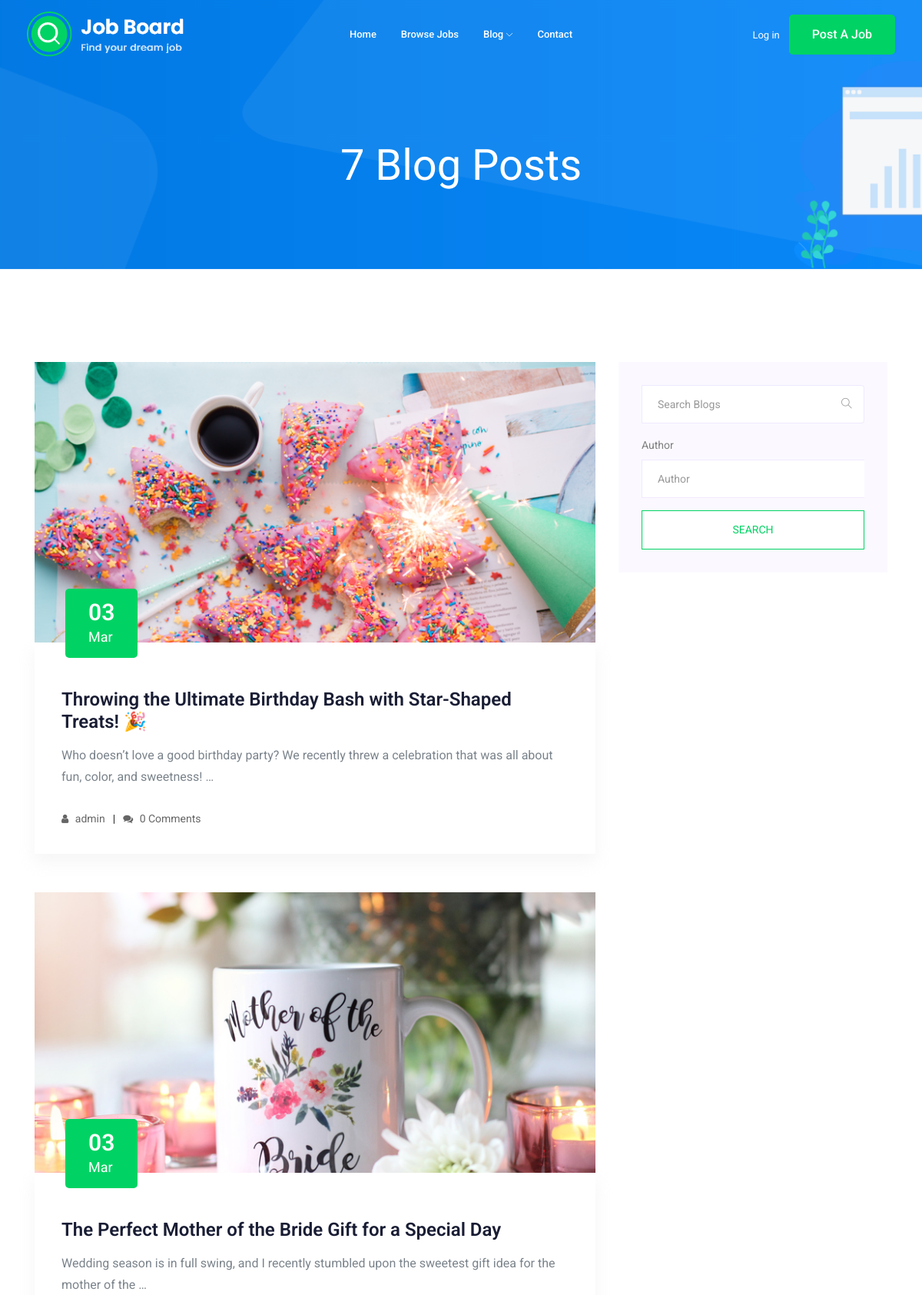
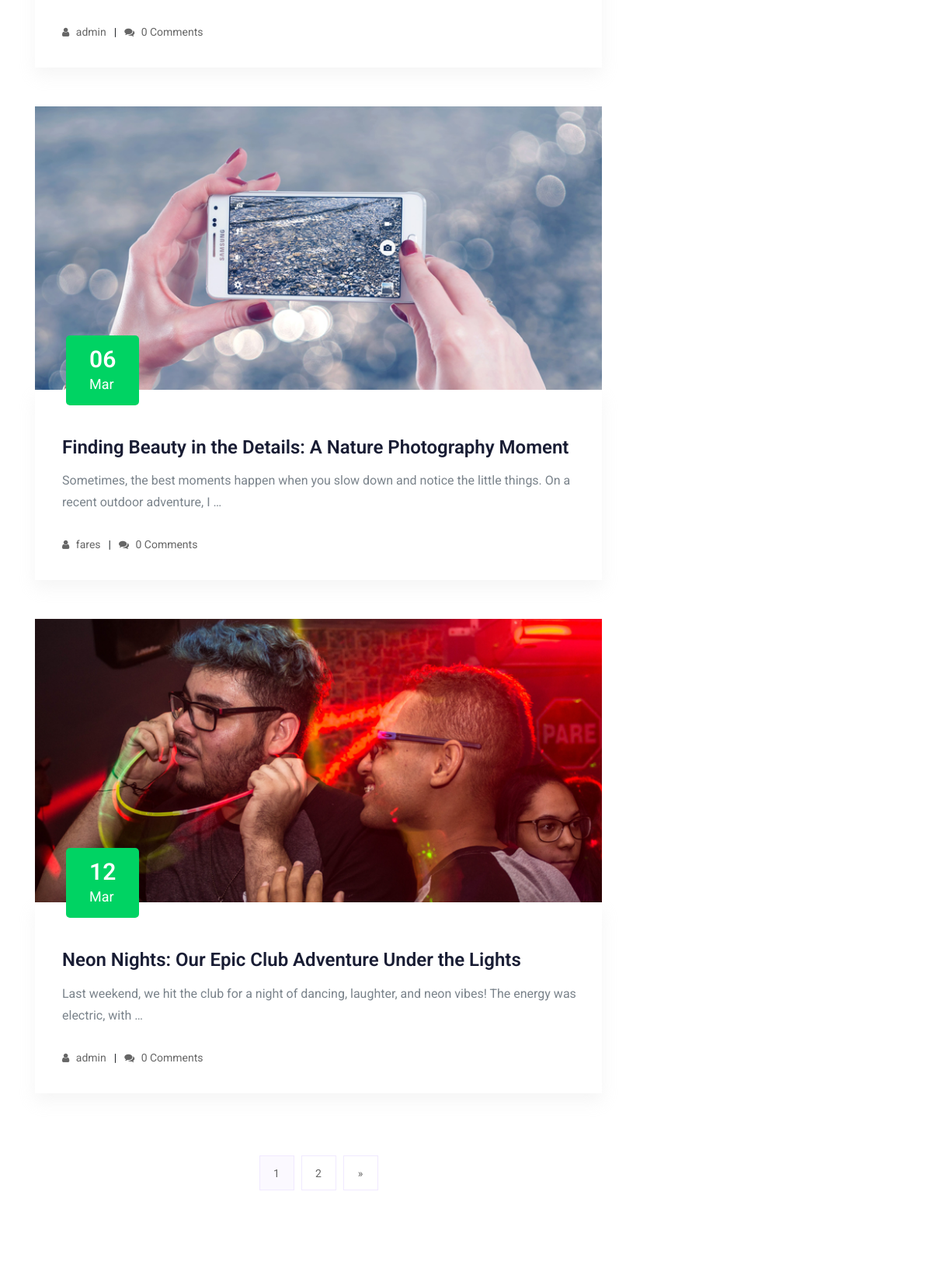
Screenshot of /blog/ (upper part) with the database file from the repository (2 pictures, top to bottom).
### blog/models.py (models this page shows, shortened)
class Blog(models.Model):
    author = models.ForeignKey(User , on_delete=models.CASCADE , related_name='blog_author')
    title = models.CharField(max_length=100)
    body = models.TextField()
    published_at = models.DateTimeField(auto_now_add=True)
    image = models.ImageField(upload_to=image_upload , blank=True , null=True)
    slug = models.SlugField(blank= True , null=True) # slug = title

### blog/views.py (the view)
# urls.py: path('' , views.blog_list , name='blog_list'),
def blog_list(request):
    blogs = Blog.objects.all()
    myfilter = BlogFilter(request.GET , queryset=blogs)
    blogs = myfilter.qs
    paginator = Paginator(blogs , 4)
    page_number = request.GET.get('page')
    page_obj = paginator.get_page(page_number)
    return render(request , 'blog/blog_list.html' , {'blogs':page_obj , 'myfilter':myfilter})

### blog/templates/blog/blog_list.html (shortened to what this page needs)
{% extends 'base.html' %}
{% load bootstrap4 %}
{% block body %}
    <div class="bradcam_area bradcam_bg_1">
        <div class="container">
            <div class="row">
                <div class="col-xl-12">
                    <div class="bradcam_text text-center">
                        <h3>{{ blogs.paginator.count }} Blog Posts</h3>
                    </div>
                </div>
            </div>
        </div>
    </div>
    <section class="blog_area section-padding">
        <div class="container">
            <div class="row">
                <div class="col-lg-8 mb-5 mb-lg-0">
                    <div class="blog_left_sidebar">
                        {% for blog in blogs %}
                        <article class="blog_item">
                            <div class="blog_item_img">
                                {% if blog.image %}
                                <img class="card-img rounded-0" src="{{ blog.image.url }}" alt="{{ blog.title }}">
                                {% endif %}
                                <a href="#" class="blog_item_date">
                                    <h3>{{ blog.published_at|date:"d" }}</h3>
                                    <p>{{ blog.published_at|date:"M" }}</p>
                                </a>
                            </div>
                            <div class="blog_details">
                                <a class="d-inline-block" href="{% url 'blog:blog_detail' blog.slug %}">
                                    <h2>{{ blog.title }}</h2>
                                </a>
                                <p>{{ blog.body|truncatewords:20 }}</p>
                                <ul class="blog-info-link">
                                    <li><a href="#"><i class="fa fa-user"></i> {{ blog.author }}</a></li>
                                    <li><a href="{% url 'blog:blog_detail' blog.slug %}#comments-area"><i class="fa fa-comments"></i> {{ blog.blog_comment.count }} Comments</a></li>
                                </ul>
                            </div>
                        </article>
                        {% empty %}
                        <p class="text-center">No blog posts available.</p>
                        {% endfor %}
                        {% if blogs.has_other_pages %}
                        <nav class="blog-pagination justify-content-center d-flex">
                            <ul class="pagination">
                                {% for i in blogs.paginator.page_range %}
                                <li class="page-item {% if blogs.number == i %}active{% endif %}">
                                    <a class="page-link" href="?page={{ i }}">{{ i }}</a>
                                </li>
                                {% endfor %}
                                {% if blogs.has_next %}
                                <li class="page-item"><a class="page-link" href="?page={{ blogs.next_page_number }}">»</a></li>
                                {% endif %}
                            </ul>
                        </nav>
                        {% endif %}
                    </div>
                </div>
                <div class="col-lg-4">
                    <div class="blog_right_sidebar">
                        <aside class="single_sidebar_widget search_widget">
                            <form method="GET" action="{% url 'blog:blog_list' %}">
                                <div class="form-group">
                                    <div class="input-group mb-3">
                                        <input type="text" class="form-control" name="q" placeholder="Search Blogs"
                                               onfocus="this.placeholder = ''" onblur="this.placeholder = 'Search Blogs'"
                                               value="{{ myfilter.form.q.value|default_if_none:'' }}">
                                        <div class="input-group-append">
                                            <button class="btn" type="submit"><i class="ti-search"></i></button>
                                        </div>
                                    </div>
                                </div>
                                <div class="form-group">
                                    <label for="id_author__username">Author</label>
                                    <input type="text" class="form-control" name="author__username" id="id_author__username"
                                           placeholder="Author" value="{{ myfilter.form.author__username.value|default_if_none:'' }}">
                                </div>
                                <button class="button rounded-0 primary-bg text-white w-100 btn_1 boxed-btn" type="submit">Search</button>
                            </form>
                        </aside>
                    </div>
                </div>
            </div>
        </div>
    </section>
{% endblock body %}

### rows the page displays
Blog: image (picture), published_at "03", published_at "Mar", title "Throwing the Ultimate Birthday Bash with Star-Shaped Treats! 🎉", body "Who doesn’t love a good birthday party? We recently threw a celebration that was all about fun, color, and sweetness! …", author "admin", blog_comment.count "0"
Blog: image (picture), published_at "03", published_at "Mar", title "The Perfect Mother of the Bride Gift for a Special Day", body "Wedding season is in full swing, and I recently stumbled upon the sweetest gift idea for the mother of the …", author "admin", blog_comment.count "0"
Blog: image (picture), published_at "06", published_at "Mar", title "Finding Beauty in the Details: A Nature Photography Moment", body "Sometimes, the best moments happen when you slow down and notice the little things. On a recent outdoor adventure, I …", author "fares", blog_comment.count "0"
Blog: image (picture), published_at "12", published_at "Mar", title "Neon Nights: Our Epic Club Adventure Under the Lights", body "Last weekend, we hit the club for a night of dancing, laughter, and neon vibes! The energy was electric, with …", author "admin", blog_comment.count "0"

### other values shown
{{ blogs.paginator.count }} "7"
{{ i }} "1" "2"
